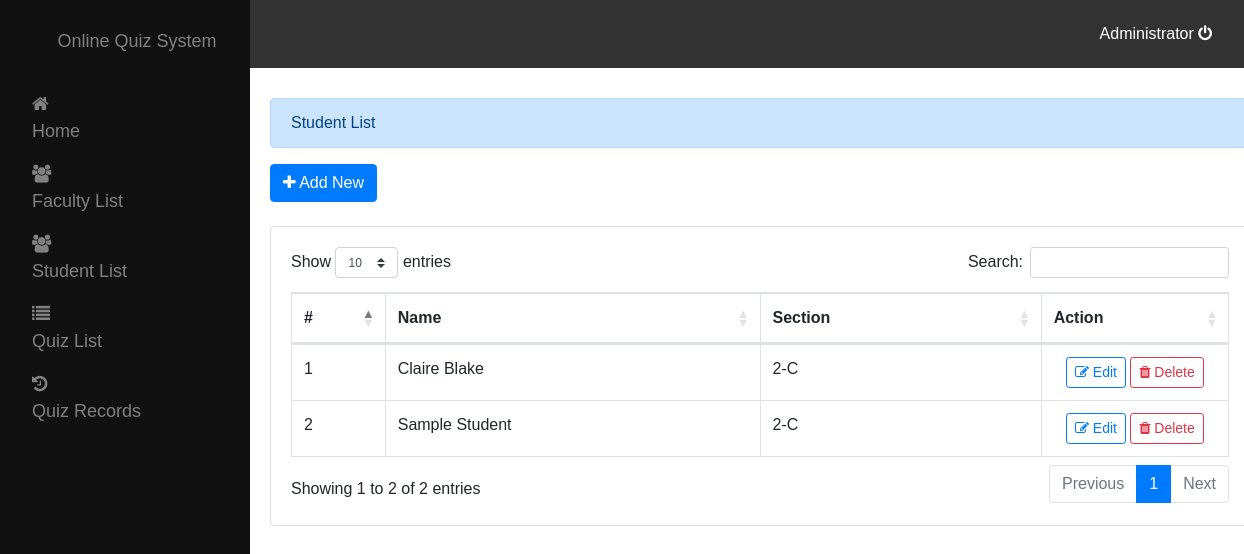
Page /student.php (signed in) on the committed database.
### tables this page shows
CREATE TABLE `students` (
  `id` int(30) NOT NULL,
  `user_id` int(30) NOT NULL,
  `level_section` varchar(100) NOT NULL,
  `date_updated` datetime NOT NULL DEFAULT current_timestamp() ON UPDATE current_timestamp()
);

CREATE TABLE `users` (
  `id` int(30) NOT NULL,
  `name` varchar(150) NOT NULL,
  `user_type` tinyint(1) NOT NULL DEFAULT 1 COMMENT '1 = admin, 2= faculty , 3 = student',
  `username` varchar(25) NOT NULL,
  `password` varchar(25) NOT NULL,
  `status` tinyint(1) NOT NULL DEFAULT 1 COMMENT ' 0 = incative , 1 = active',
  `date_updated` datetime NOT NULL DEFAULT current_timestamp() ON UPDATE current_timestamp()
);

### student.php (the view, shortened to what this page needs)
<!DOCTYPE html>
<html lang="en">
<head>
	</head>
	<?php include('header.php') ?>
	<?php include('db_connect.php') ?>
</head>
<body>
	<?php include('nav_bar.php') ?>
	<div class="container-fluid admin">
		<div class="col-md-12 alert alert-primary">Student List</div>
		<button class="btn btn-primary bt-sm" id="new_student"><i class="fa fa-plus"></i>	Add New</button>
		<br>
		<br>
		<div class="card">
			<div class="card-body">
				<table class="table table-bordered" id='table'>
					<colgroup>
						<col width="10%">
						<col width="40%">
						<col width="30%">
						<col width="20%">
					</colgroup>
					<thead>
						<tr>
							<th>#</th>
							<th>Name</th>
							<th>Section</th>
							<th>Action</th>
						</tr>
					</thead>
					<tbody>
					<?php
					$qry = $conn->query("SELECT s.*,u.name from students s left join users u  on s.user_id = u.id order by u.name asc ");
					$i = 1;
					if($qry->num_rows > 0){
						while($row= $qry->fetch_assoc()){
						?>
					<tr>
						<td><?php echo $i++ ?></td>
						<td><?php echo $row['name'] ?></td>
						<td><?php echo $row['level_section'] ?></td>
						<td>
							<center>
							 <button class="btn btn-sm btn-outline-primary edit_student" data-id="<?php echo $row['id']?>" type="button"><i class="fa fa-edit"></i> Edit</button>
							<button class="btn btn-sm btn-outline-danger remove_student" data-id="<?php echo $row['id']?>" type="button"><i class="fa fa-trash"></i> Delete</button>
							</center>
						</td>
					</tr>
					<?php
					}
					}
					?>
					</tbody>
				</table>
			</div>
		</div>
	</div>
</body>
</html>

### assets/css/style.css (style rules this page uses)
.admin { margin-top: 10px; margin-left:250px; padding: 20px; width:82% !important; }

### nav_bar.php (style rules this page uses)
body { margin: 0; font-family: 'Arial', sans-serif; }

### rows in the picture
students: user.name "Claire Blake", level_section "2-C"
students: user.name "Sample Student", level_section "2-C"

### other values in the picture
$name "Administrator"
